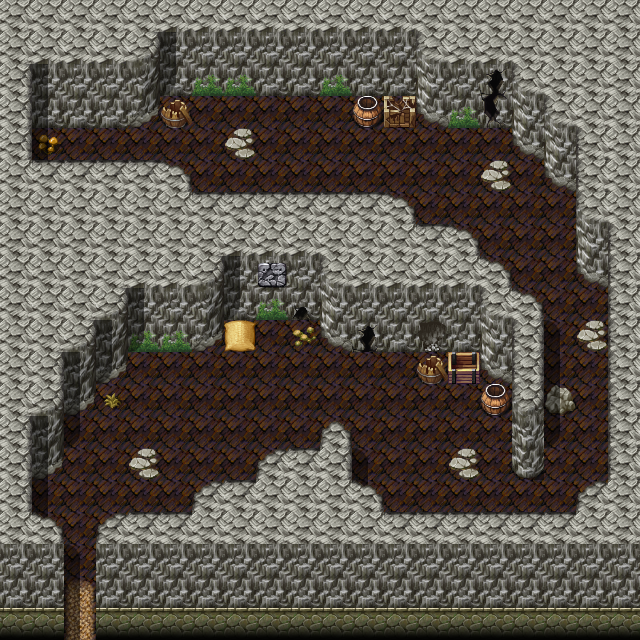

Tiled map render using the project's own tile images. Description and the map definition, with tile-layer contents summarised, below:
An orthogonal 20x20 tile map with 32x32 px tiles, 3 tile layers (Ground, Objects, Above), 1 hidden layer not drawn, 11 tilesets and 6 objects (4x spawn, mapchange, sign).

<map version="1.0" orientation="orthogonal" width="20" height="20" tilewidth="32" tileheight="32">
    <tileset firstgid="1" name="map_3" tilewidth="32" tileheight="32">
        <image source="../drawable/map_3.png" width="256" height="256" />
    </tileset>
    <tileset firstgid="65" name="map_4" tilewidth="32" tileheight="32">
        <image source="../drawable/map_4.png" width="256" height="256" />
    </tileset>
    <tileset firstgid="129" name="map_5" tilewidth="32" tileheight="32">
        <image source="../drawable/map_5.png" width="256" height="256" />
    </tileset>
    <tileset firstgid="193" name="map_6" tilewidth="32" tileheight="32">
        <image source="../drawable/map_6.png" width="256" height="256" />
    </tileset>
    <tileset firstgid="257" name="map_0" tilewidth="32" tileheight="32">
        <image source="../drawable/map_0.png" width="256" height="256" />
    </tileset>
    <tileset firstgid="321" name="map_1" tilewidth="32" tileheight="32">
        <image source="../drawable/map_1.png" width="256" height="256" />
    </tileset>
    <tileset firstgid="385" name="map_12" tilewidth="32" tileheight="32">
        <image source="../drawable/map_12.png" width="256" height="256" />
    </tileset>
    <tileset firstgid="449" name="map_10" tilewidth="32" tileheight="32">
        <image source="../drawable/map_10.png" width="256" height="256" />
    </tileset>
    <tileset firstgid="513" name="map_9" tilewidth="32" tileheight="32">
        <image source="../drawable/map_9.png" width="256" height="256" />
    </tileset>
    <tileset firstgid="577" name="map_2" tilewidth="32" tileheight="32">
        <image source="../drawable/map_2.png" width="256" height="256" />
    </tileset>
    <tileset firstgid="641" name="map_8" tilewidth="32" tileheight="32">
        <image source="../drawable/map_8.png" width="256" height="256" />
    </tileset>
    <layer name="Ground" width="20" height="20">
        <data>[400 cells, 400 non-empty, 16 distinct tile ids]</data>
    </layer>
    <layer name="Objects" width="20" height="20">
        <data>[400 cells, 55 non-empty, 25 distinct tile ids]</data>
    </layer>
    <layer name="Above" width="20" height="20">
        <data>[400 cells, 27 non-empty, 4 distinct tile ids]</data>
    </layer>
    <layer name="Walkable" width="20" height="20" visible="0">
        <data>[400 cells, 286 non-empty, 1 distinct tile ids]</data>
    </layer>
    <objectgroup name="Mapevents">
        <object name="entrance" type="mapchange" x="64" y="608" width="32" height="32">
            <properties>
                <property name="map" value="crossglen" />
                <property name="place" value="cave" />
            </properties>
        </object>
        <object name="sign_crossglen_cave" type="sign" x="256" y="320" width="64" height="32" />
    </objectgroup>
    <objectgroup name="Spawn" visible="0">
        <object name="crossglen_caverat" type="spawn" x="128" y="352" width="384" height="160">
            <properties>
                <property name="quantity" value="4" />
                <property name="spawngroup" value="crossglen_caverat" />
            </properties>
        </object>
        <object name="crossglen_caverat2" type="spawn" x="544" y="288" width="64" height="160">
            <properties>
                <property name="quantity" value="2" />
                <property name="spawngroup" value="crossglen_caverat2" />
            </properties>
        </object>
        <object name="crossglen_caveboss" type="spawn" x="64" y="129" width="34" height="32">
            <properties>
                <property name="spawngroup" value="crossglen_caveboss" />
            </properties>
        </object>
        <object name="crossglen_caverat_1" type="spawn" x="224" y="96" width="352" height="128">
            <properties>
                <property name="quantity" value="4" />
                <property name="spawngroup" value="crossglen_caverat" />
            </properties>
        </object>
    </objectgroup>
    <objectgroup name="Keys" />
</map>
